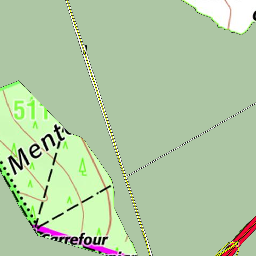
#> input picture Appli/creationDataset/creationImagettes/tuile_modele/modele_0_0_mask.png, 256 x 256 px, given as the content of the folder ./modele, which was not available
$ python createImagette.py
#> lines starting #> are read from the running program, lines starting #| are printed output that depends on the picture; after the words box and inside, x2 and y2 are one past the last pixel; in counts of white or black regions, pixels touching at a corner belong together; pictures that were not available may be replaced by others from this repository, and a replacement may not be noted
# -*- coding: utf-8 -*-
####################################################
#   Générer les imagettes du dataset               #
#                   Par l'équipe LostInSwamp       #
####################################################

##################### Import des librairies #####################
import os
from PIL import Image

def decouper_images(input_folder, output_folder, taille=256):
    """
    Fonction qui prend en entrée un dossier contenant une image png (image de carte ou masque) et découpe ces images en imagettes de taille donnée et les mets dans le dossier de sortie indiqué en argument.

    :param str input_folder: nom du fichier contenant l'image à découper
    :param str output_folder: nom du fichier qui contiendra les imagettes      créees
    :param int taille: taille des imagettes par défault égale à 256
    """
#> called with input_folder = './modele', output_folder = './tuile_modele', taille = 256
    fichiers = os.listdir(input_folder)
    for fichier in fichiers:
        if fichier.lower().endswith('.png'):
            input_path = os.path.join(input_folder, fichier)
            image = Image.open(input_path)
#> image is the input picture: PIL image 256x256 RGBA; mean R, G, B, A 177.3, 201.8, 163.8, 255
            largeur, hauteur = image.size
#> largeur = 256; hauteur = 256
            nb_morceaux_largeur = (largeur + taille - 1) // taille
#> nb_morceaux_largeur = 1
            nb_morceaux_hauteur = (hauteur + taille - 1) // taille
#> nb_morceaux_hauteur = 1
            for y in range(nb_morceaux_hauteur):
                for x in range(nb_morceaux_largeur):
                    x_debut = x * taille
                    y_debut = y * taille

                    x_fin = min((x + 1) * taille, largeur)
                    y_fin = min((y + 1) * taille, hauteur)

                    morceau = image.crop((x_debut, y_debut, x_fin, y_fin))
                    nom_morceau = f"{os.path.splitext(fichier)[0]}_{x}_{y}.png"
                    output_path = os.path.join(output_folder, nom_morceau)
                    morceau.save(output_path)

def couleur_to_binaire(input_folder, output_folder):
    """
    Fonction qui transforme toutes les images couleurs contenu dans le dossier
    donnée en entrée en images binaire en les mettant dans un autre dossier.

    :param str input_folder: nom du fichier contenant les images couleurs
    :param str output_folder: nom du fichier qui contiendra les images binaires
    """
#> called with input_folder = './tuile_masque_brut', output_folder = './tuile_masque'
    fichiers = os.listdir(input_folder)
    for fichier in fichiers:
        if fichier.lower().endswith(('.png', '.jpg', '.jpeg', '.gif', '.bmp')):
            input_path = os.path.join(input_folder, fichier)
            image = Image.open(input_path)
            image = image.convert("L")
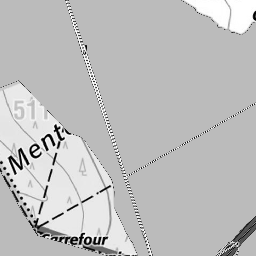
#> image: PIL image 256x256 L; min 0, max 255, mean 190.4
            largeur, hauteur = image.size
#> largeur = 256; hauteur = 256
            for y in range(hauteur):
                for x in range(largeur):
                    pixel = image.getpixel((x, y))
                    nouvelle_valeur = 0 if pixel < 50 else 255
                    image.putpixel((x, y), nouvelle_valeur)
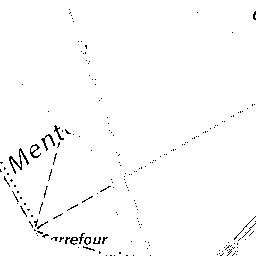
#> image: PIL image 256x256 L; 98.4% white; black in thin lines or dots
            output_path = os.path.join(output_folder, fichier)
            image.save(output_path)

def renommer_fichiers(input_folder):
    """
    Fonction qui renomme les fichier des images binaires (masque) par leur nom initial en y ajoutant le suffixe '_mask'
    """
#> called with input_folder = './tuile_masque'
    fichiers = os.listdir(input_folder)
    for fichier in fichiers:
        input_path = os.path.join(input_folder, fichier)
        if os.path.isfile(input_path):
            nom, extension = os.path.splitext(fichier)
            nouveau_nom = nom + "_mask" + extension
            output_path = os.path.join(input_folder, nouveau_nom)
            os.rename(input_path, output_path)

if __name__ == "__main__":

    ################### Nom des dossiers ########################
    input_folder = "./modele"
    output_folder = "./tuile_modele"

    input_folder_mask = "./masque"
    output_folder_mask = "./tuile_masque_brut"
    output_folder_mask_bw = "./tuile_masque"

    ################### Début de la création du dataset ########################
    decouper_images(input_folder, output_folder)
    decouper_images(input_folder_mask, output_folder_mask)
    couleur_to_binaire(output_folder_mask, output_folder_mask_bw)
    renommer_fichiers(output_folder_mask_bw)

$ run again, on Appli/creationDataset/creationImagettes/tuile_modele/modele_0_13_mask.png
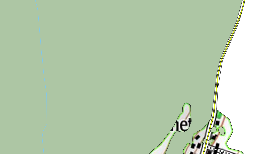
#> input picture Appli/creationDataset/creationImagettes/tuile_modele/modele_0_13_mask.png, 256 x 154 px, given as the content of the folder ./modele, which was not available
#> in decouper_images, image is the input picture: PIL image 256x154 RGBA; mean R, G, B, A 181.2, 202.8, 172.7, 255
#> in couleur_to_binaire, `image = image.convert("L")`:
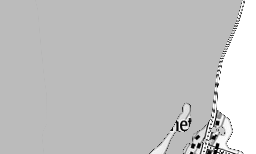
#> image: PIL image 256x154 L; min 0, max 255, mean 193.2
#> after the loop in couleur_to_binaire, `for y in range(hauteur):`:
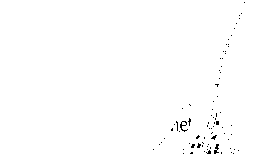
#> image: PIL image 256x154 L; 99.4% white; black in thin lines or dots, all inside (x1, y1, x2, y2) = (153, 2, 245, 154)

$ run again, on Appli/creationDataset/creationImagettes/tuile_modele/modele_0_4_mask.png
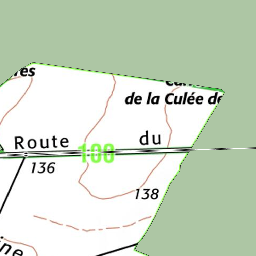
#> input picture Appli/creationDataset/creationImagettes/tuile_modele/modele_0_4_mask.png, 256 x 256 px, given as the content of the folder ./modele, which was not available
#> in decouper_images, image is the input picture: PIL image 256x256 RGBA; mean R, G, B, A 203.9, 217.6, 198.2, 255
#> in couleur_to_binaire, `image = image.convert("L")`:
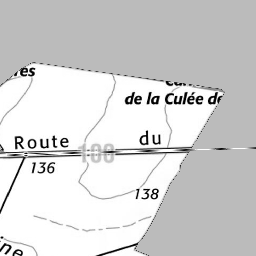
#> image: PIL image 256x256 L; min 0, max 255, mean 211.4
#> after the loop in couleur_to_binaire, `for y in range(hauteur):`:
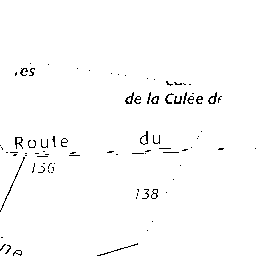
#> image: PIL image 256x256 L; 98.4% white; black in thin lines or dots, all inside (x1, y1, x2, y2) = (0, 63, 256, 256)
